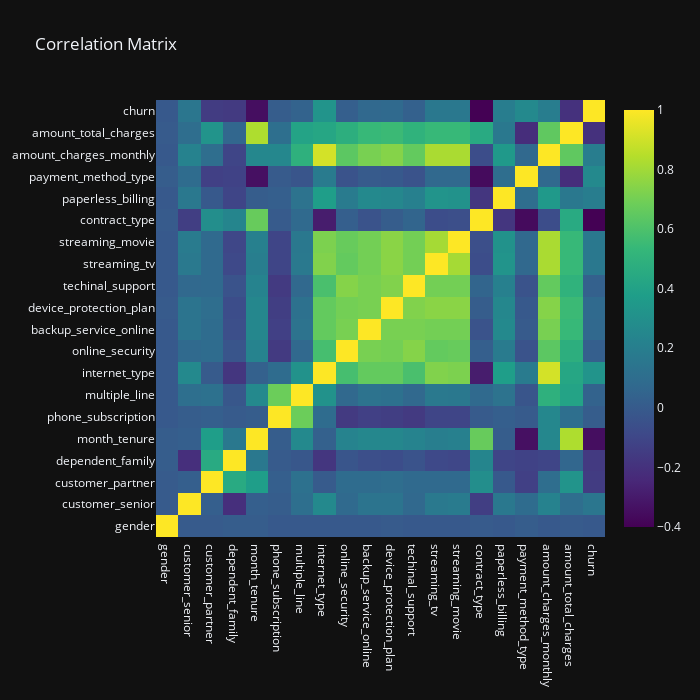

Notebook code cell kept with this figure:
### Code cell
import plotly.graph_objects as go 
from plotly.subplots import make_subplots

cor_matrix = df_mapped.drop(columns='id').corr().round(2)

fig = make_subplots(
    rows=1, cols=1,
    specs=[[{"type": "heatmap"}]])

fig.add_trace(go.Heatmap(z=cor_matrix.values, x=cor_matrix.columns, y=cor_matrix.columns, colorscale='Viridis'), row=1, col=1)

fig.update_layout(title='Correlation Matrix', width=700, height=700, template="plotly_dark")
fig.show()

### Figure 1 — Plotly figure (JSON) as saved in the notebook; plotly's stock layout.template omitted (floating-point values rounded to 4 significant figures; data arrays with more than 128 entries replaced by an {"elided": "..."} marker saying what was removed)
{"data": [{"colorscale": [[0, "#440154"], [0.1111, "#482878"], [0.2222, "#3e4989"], [0.3333, "#31688e"], [0.4444, "#26828e"], [0.5556, "#1f9e89"], [0.6667, "#35b779"], [0.7778, "#6ece58"], [0.8889, "#b5de2b"], [1, "#fde725"]], "type": "heatmap", "x": ["gender", "customer_senior", "customer_partner", "dependent_family", "month_tenure", "phone_subscription", "multiple_line", "internet_type", "online_security", "backup_service_online", "device_protection_plan", "techinal_support", "streaming_tv", "streaming_movie", "contract_type", "paperless_billing", "payment_method_type", "amount_charges_monthly", "amount_total_charges", "churn"], "xaxis": "x", "y": ["gender", "customer_senior", "customer_partner", "dependent_family", "month_tenure", "phone_subscription", "multiple_line", "internet_type", "online_security", "backup_service_online", "device_protection_plan", "techinal_support", "streaming_tv", "streaming_movie", "contract_type", "paperless_billing", "payment_method_type", "amount_charges_monthly", "amount_total_charges", "churn"], "yaxis": "y", "z": {"elided": "20x20 float values"}}], "layout": {"height": 700, "title": {"text": "Correlation Matrix"}, "width": 700, "xaxis": {"anchor": "y", "domain": [0, 1]}, "yaxis": {"anchor": "x", "domain": [0, 1]}}}
